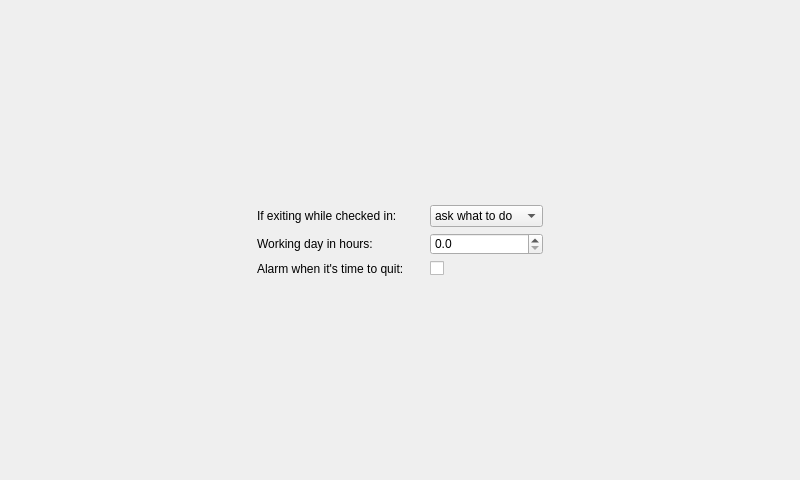
<?xml version="1.0" encoding="UTF-8"?>
<ui version="4.0">
 <class>PreferencesWindow</class>
 <widget class="QWidget" name="PreferencesWindow">
  <property name="geometry">
   <rect>
    <x>0</x>
    <y>0</y>
    <width>800</width>
    <height>480</height>
   </rect>
  </property>
  <property name="windowTitle">
   <string>Form</string>
  </property>
  <property name="styleSheet">
   <string notr="true">PreferencesWindow {
	margin-left: 50px;
	margin-right: 50px;
}</string>
  </property>
  <layout class="QGridLayout" name="gridLayout">
   <item row="0" column="2">
    <spacer name="verticalSpacer">
     <property name="orientation">
      <enum>Qt::Vertical</enum>
     </property>
     <property name="sizeHint" stdset="0">
      <size>
       <width>20</width>
       <height>175</height>
      </size>
     </property>
    </spacer>
   </item>
   <item row="1" column="1">
    <widget class="QLabel" name="label_2">
     <property name="text">
      <string>If exiting while checked in:</string>
     </property>
     <property name="alignment">
      <set>Qt::AlignLeading|Qt::AlignLeft|Qt::AlignVCenter</set>
     </property>
    </widget>
   </item>
   <item row="1" column="3">
    <widget class="QComboBox" name="exitOptionComboBox">
     <property name="sizePolicy">
      <sizepolicy hsizetype="Minimum" vsizetype="Fixed">
       <horstretch>0</horstretch>
       <verstretch>0</verstretch>
      </sizepolicy>
     </property>
     <item>
      <property name="text">
       <string>ask what to do</string>
      </property>
     </item>
     <item>
      <property name="text">
       <string>check out</string>
      </property>
     </item>
     <item>
      <property name="text">
       <string>stay checked in</string>
      </property>
     </item>
    </widget>
   </item>
   <item row="2" column="0">
    <spacer name="horizontalSpacer">
     <property name="orientation">
      <enum>Qt::Horizontal</enum>
     </property>
     <property name="sizeHint" stdset="0">
      <size>
       <width>190</width>
       <height>20</height>
      </size>
     </property>
    </spacer>
   </item>
   <item row="2" column="1">
    <widget class="QLabel" name="label">
     <property name="text">
      <string>Working day in hours:</string>
     </property>
     <property name="alignment">
      <set>Qt::AlignLeading|Qt::AlignLeft|Qt::AlignVCenter</set>
     </property>
    </widget>
   </item>
   <item row="2" column="3">
    <widget class="QDoubleSpinBox" name="workdaySpinBox">
     <property name="decimals">
      <number>1</number>
     </property>
    </widget>
   </item>
   <item row="2" column="4">
    <spacer name="horizontalSpacer_2">
     <property name="orientation">
      <enum>Qt::Horizontal</enum>
     </property>
     <property name="sizeHint" stdset="0">
      <size>
       <width>190</width>
       <height>20</height>
      </size>
     </property>
    </spacer>
   </item>
   <item row="3" column="1">
    <widget class="QLabel" name="label_3">
     <property name="text">
      <string>Alarm when it's time to quit:</string>
     </property>
     <property name="alignment">
      <set>Qt::AlignLeading|Qt::AlignLeft|Qt::AlignVCenter</set>
     </property>
    </widget>
   </item>
   <item row="3" column="3">
    <widget class="QCheckBox" name="alarmCheckBox">
     <property name="text">
      <string/>
     </property>
    </widget>
   </item>
   <item row="4" column="2">
    <spacer name="verticalSpacer_2">
     <property name="orientation">
      <enum>Qt::Vertical</enum>
     </property>
     <property name="sizeHint" stdset="0">
      <size>
       <width>20</width>
       <height>174</height>
      </size>
     </property>
    </spacer>
   </item>
  </layout>
 </widget>
 <resources/>
 <connections/>
</ui>
